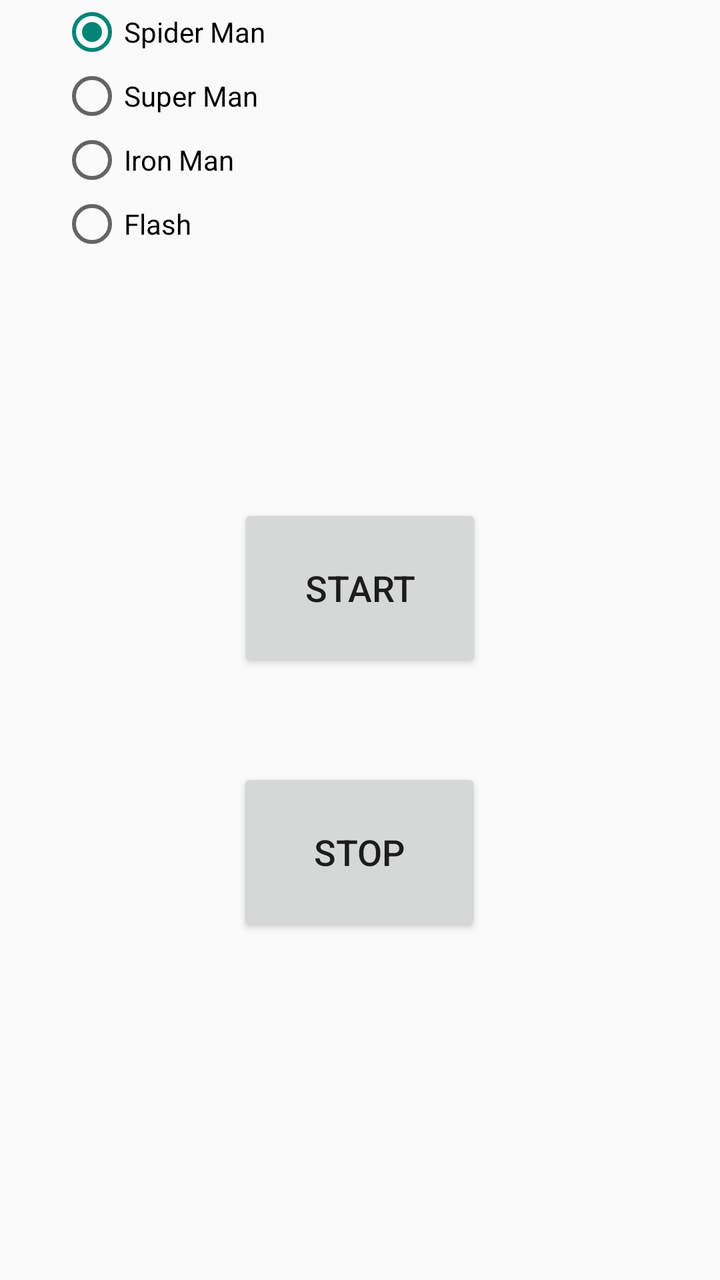
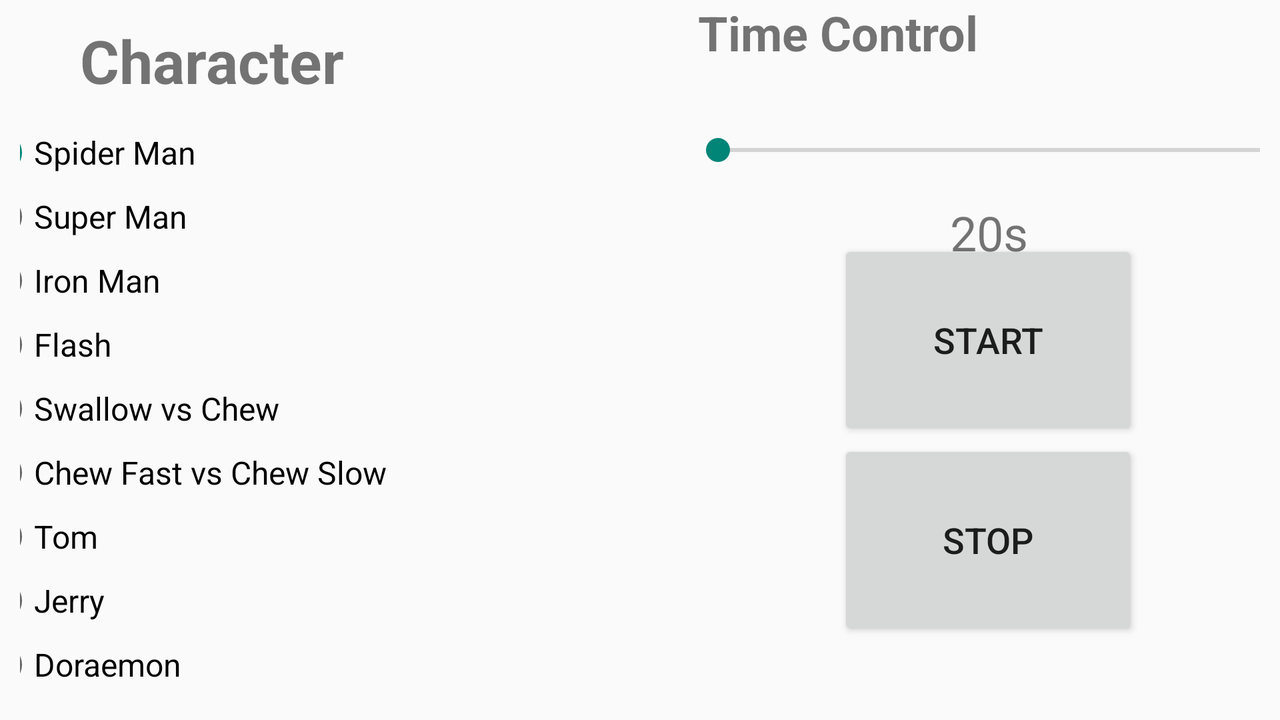

An Android layout and its configuration variant, each rendered on a device that would load it. The default file and the variant file are quoted in full after the pictures.
<!-- AndroidManifest.xml: application theme Theme.FoodLove -->
<!-- res/layout/activity_home.xml -->
<?xml version="1.0" encoding="utf-8"?>
<androidx.constraintlayout.widget.ConstraintLayout xmlns:android="http://schemas.android.com/apk/res/android"
    xmlns:app="http://schemas.android.com/apk/res-auto"
    xmlns:tools="http://schemas.android.com/tools"
    android:layout_width="match_parent"
    android:layout_height="match_parent"
    tools:context=".HomeScreen">

    <androidx.constraintlayout.widget.ConstraintLayout
        android:id="@+id/constraintLayout"
        android:layout_width="300dp"
        android:layout_height="200dp"
        app:layout_constraintEnd_toEndOf="parent"
        app:layout_constraintStart_toStartOf="parent"
        app:layout_constraintTop_toTopOf="parent">

        <RadioGroup
            android:id="@+id/rg"
            android:layout_width="0dp"
            android:layout_height="0dp"
            android:checkedButton="@id/rb_spider"
            app:layout_constraintBottom_toBottomOf="parent"
            app:layout_constraintEnd_toEndOf="parent"
            app:layout_constraintStart_toStartOf="parent"
            app:layout_constraintTop_toTopOf="parent">

            <RadioButton
                android:id="@+id/rb_spider"
                android:layout_width="match_parent"
                android:layout_height="wrap_content"
                android:text="Spider Man" />

            <RadioButton
                android:id="@+id/rb_super"
                android:layout_width="match_parent"
                android:layout_height="wrap_content"
                android:text="Super Man" />

            <RadioButton
                android:id="@+id/rb_iron"
                android:layout_width="match_parent"
                android:layout_height="wrap_content"
                android:text="Iron Man" />

            <RadioButton
                android:id="@+id/rb_flash"
                android:layout_width="match_parent"
                android:layout_height="wrap_content"
                android:text="Flash" />

        </RadioGroup>

    </androidx.constraintlayout.widget.ConstraintLayout>

    <Button
        android:id="@+id/btn_start"
        android:layout_width="122dp"
        android:layout_height="84dp"
        android:layout_marginTop="52dp"
        android:text="Start"
        android:textSize="18sp"
        app:layout_constraintEnd_toEndOf="parent"
        app:layout_constraintStart_toStartOf="parent"
        app:layout_constraintTop_toBottomOf="@+id/constraintLayout" />

    <Button
        android:id="@+id/btn_stop"
        android:layout_width="122dp"
        android:layout_height="84dp"
        android:layout_marginTop="48dp"
        android:text="Stop"
        android:textSize="18sp"
        app:layout_constraintEnd_toEndOf="parent"
        app:layout_constraintHorizontal_bias="0.498"
        app:layout_constraintStart_toStartOf="parent"
        app:layout_constraintTop_toBottomOf="@+id/btn_start" />

</androidx.constraintlayout.widget.ConstraintLayout>
<!-- resources referenced by this layout -->
<resources>
  <style name="Theme.FoodLove" parent="Theme.AppCompat.Light.NoActionBar">
          
          <item name="colorPrimary">@color/purple_500</item>
          <item name="colorPrimaryVariant">@color/purple_700</item>
          <item name="colorOnPrimary">@color/white</item>
          
          <item name="colorSecondary">@color/teal_200</item>
          <item name="colorSecondaryVariant">@color/teal_700</item>
          <item name="colorOnSecondary">@color/black</item>
          
          <item name="android:statusBarColor" tools:targetApi="l">?attr/colorPrimaryVariant</item>
          
      </style>
</resources>
<!-- res/layout-land/activity_home.xml (the author's variant of the layout above) -->
<!-- drawn on the phone turned sideways -->
<?xml version="1.0" encoding="utf-8"?>
<androidx.constraintlayout.widget.ConstraintLayout xmlns:android="http://schemas.android.com/apk/res/android"
    xmlns:app="http://schemas.android.com/apk/res-auto"
    xmlns:tools="http://schemas.android.com/tools"
    android:id="@+id/view"
    android:layout_width="match_parent"
    android:layout_height="match_parent"
    tools:context=".HomeScreen"
    tools:ignore="MissingDefaultResource">


    <androidx.constraintlayout.widget.ConstraintLayout
        android:id="@+id/constraintLayout"
        android:layout_width="291dp"
        android:layout_height="0dp"
        app:layout_constraintBottom_toBottomOf="parent"
        app:layout_constraintEnd_toEndOf="parent"
        app:layout_constraintTop_toTopOf="parent">

        <Button
            android:id="@+id/btn_start"
            android:layout_width="150dp"
            android:layout_height="100dp"
            android:text="Start"
            android:textSize="18sp"
            app:layout_constraintBottom_toTopOf="@+id/btn_stop"
            app:layout_constraintEnd_toEndOf="parent"
            app:layout_constraintHorizontal_bias="0.496"
            app:layout_constraintStart_toStartOf="parent" />

        <SeekBar
            android:id="@+id/seekBar"
            android:layout_width="0dp"
            android:layout_height="50dp"
            android:padding="10dp"
            app:layout_constraintEnd_toEndOf="parent"
            app:layout_constraintStart_toStartOf="parent"
            app:layout_constraintTop_toBottomOf="@+id/textView3" />

        <Button
            android:id="@+id/btn_stop"
            android:layout_width="150dp"
            android:layout_height="100dp"
            android:layout_marginBottom="40dp"
            android:text="Stop"
            android:textSize="18sp"
            app:layout_constraintBottom_toBottomOf="parent"
            app:layout_constraintEnd_toEndOf="parent"
            app:layout_constraintHorizontal_bias="0.496"
            app:layout_constraintStart_toStartOf="parent" />

        <TextView
            android:id="@+id/textView"
            android:layout_width="0dp"
            android:layout_height="50dp"
            android:gravity="center|top"
            android:text="20s"
            android:textSize="24sp"
            app:layout_constraintEnd_toEndOf="parent"
            app:layout_constraintStart_toStartOf="parent"
            app:layout_constraintTop_toBottomOf="@+id/seekBar" />

        <TextView
            android:id="@+id/textView3"
            android:layout_width="0dp"
            android:layout_height="50dp"
            android:text="Time Control"
            android:textSize="24sp"
            android:textStyle="bold"
            app:layout_constraintEnd_toEndOf="parent"
            app:layout_constraintStart_toStartOf="parent"
            app:layout_constraintTop_toTopOf="parent" />

    </androidx.constraintlayout.widget.ConstraintLayout>

    <androidx.constraintlayout.widget.ConstraintLayout
        android:layout_width="0dp"
        android:layout_height="0dp"
        android:padding="10dp"
        app:layout_constraintBottom_toBottomOf="parent"
        app:layout_constraintEnd_toStartOf="@+id/constraintLayout"
        app:layout_constraintStart_toStartOf="parent"
        app:layout_constraintTop_toTopOf="parent">

        <TextView
            android:id="@+id/textView2"
            android:layout_width="0dp"
            android:layout_height="wrap_content"
            android:gravity="start|center_horizontal"
            android:paddingStart="30dp"
            android:text="Character"
            android:textSize="30sp"
            android:textStyle="bold"
            app:layout_constraintEnd_toEndOf="parent"
            app:layout_constraintStart_toStartOf="parent"
            app:layout_constraintTop_toTopOf="parent" />

        <RadioGroup
            android:id="@+id/rg"
            android:layout_width="400dp"
            android:layout_height="300dp"
            android:checkedButton="@id/rb_spider"
            android:paddingStart="10dp"
            android:paddingTop="10dp"
            app:layout_constraintEnd_toEndOf="parent"
            app:layout_constraintStart_toStartOf="parent"
            app:layout_constraintTop_toBottomOf="@+id/textView2">

            <RadioButton
                android:id="@+id/rb_spider"
                android:layout_width="match_parent"
                android:layout_height="wrap_content"
                android:text="@string/Spiderman"
                android:textSize="16sp" />

            <RadioButton
                android:id="@+id/rb_super"
                android:layout_width="match_parent"
                android:layout_height="wrap_content"
                android:text="@string/Superman"
                android:textSize="16sp" />

            <RadioButton
                android:id="@+id/rb_iron"
                android:layout_width="match_parent"
                android:layout_height="wrap_content"
                android:text="@string/Ironman"
                android:textSize="16sp" />

            <RadioButton
                android:id="@+id/rb_flash"
                android:layout_width="match_parent"
                android:layout_height="wrap_content"
                android:text="@string/Flash"
                android:textSize="16sp" />

            <RadioButton
                android:id="@+id/rb_swallow"
                android:layout_width="match_parent"
                android:layout_height="wrap_content"
                android:text="@string/Swallow"
                android:textSize="16sp" />

            <RadioButton
                android:id="@+id/rb_chewfast"
                android:layout_width="match_parent"
                android:layout_height="wrap_content"
                android:text="@string/Chewfast"
                android:textSize="16sp" />

            <RadioButton
                android:id="@+id/rb_tom"
                android:layout_width="match_parent"
                android:layout_height="wrap_content"
                android:text="@string/Tom"
                android:textSize="16sp" />

            <RadioButton
                android:id="@+id/rb_jerry"
                android:layout_width="match_parent"
                android:layout_height="wrap_content"
                android:text="@string/Jerry"
                android:textSize="16sp" />

            <RadioButton
                android:id="@+id/rb_doraemon"
                android:layout_width="match_parent"
                android:layout_height="wrap_content"
                android:text="@string/Doraemon"
                android:textSize="16sp" />

        </RadioGroup>

    </androidx.constraintlayout.widget.ConstraintLayout>

</androidx.constraintlayout.widget.ConstraintLayout>
<!-- resources referenced by the variant -->
<!-- as the phone turned sideways resolves them -->
<resources>
  <string name="Chewfast">Chew Fast vs Chew Slow</string>
  <string name="Doraemon">Doraemon</string>
  <string name="Flash">Flash</string>
  <string name="Ironman">Iron Man</string>
  <string name="Jerry">Jerry</string>
  <string name="Spiderman">Spider Man</string>
  <string name="Superman">Super Man</string>
  <string name="Swallow">Swallow vs Chew</string>
  <string name="Tom">Tom</string>
  <style name="Theme.FoodLove" parent="Theme.AppCompat.Light.NoActionBar">
          
          <item name="colorPrimary">@color/purple_500</item>
          <item name="colorPrimaryVariant">@color/purple_700</item>
          <item name="colorOnPrimary">@color/white</item>
          
          <item name="colorSecondary">@color/teal_200</item>
          <item name="colorSecondaryVariant">@color/teal_700</item>
          <item name="colorOnSecondary">@color/black</item>
          
          <item name="android:statusBarColor" tools:targetApi="l">?attr/colorPrimaryVariant</item>
          
      </style>
</resources>
